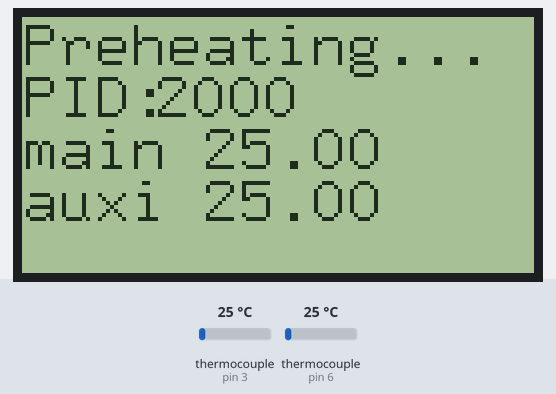
The sketch below on a simulated Arduino Uno, built with avr-gcc and run on an emulated ATmega328P. Parts: 128×64 one-colour display. The test bench sets the inputs (shaded band); at power-on: thermocouple (sensors on pin 3, pin 6) 25 °C.

Above: at 1.7 s.
1.8 s: thermocouple (sensor on pin 3) set to 146 °C
At 3.0 s:
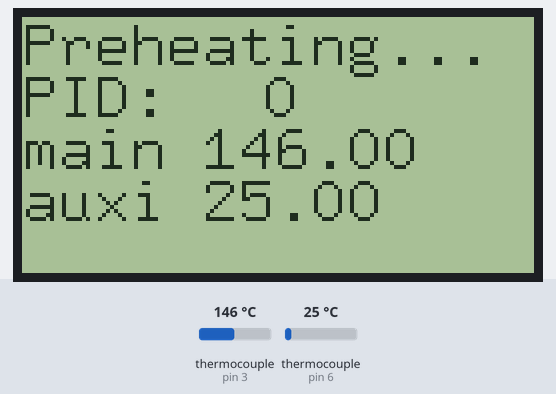
5.8 s: thermocouple (sensor on pin 3) set to 153 °C
At 7.4 s:
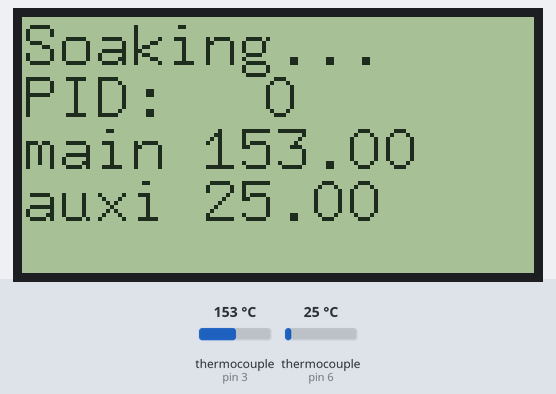
9.4 s: thermocouple (sensor on pin 6) set to 6 °C
At 11.7 s:
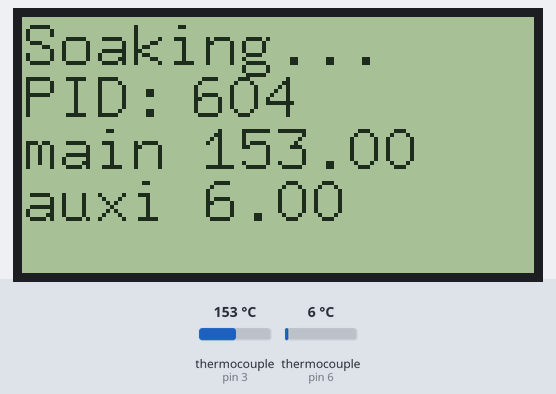
12.0 s: thermocouple (sensor on pin 6) set to 75 °C
At 14.3 s:
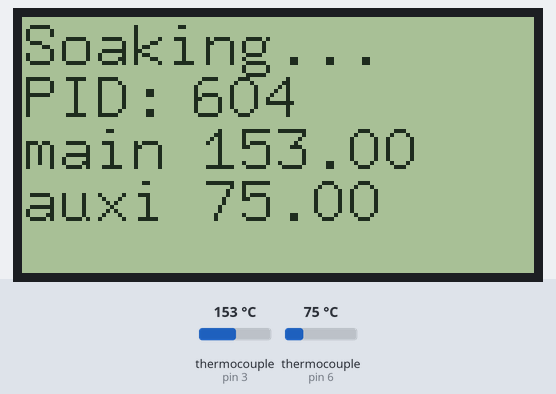
14.7 s: thermocouple (sensor on pin 3) set to 6 °C
At 17.5 s:
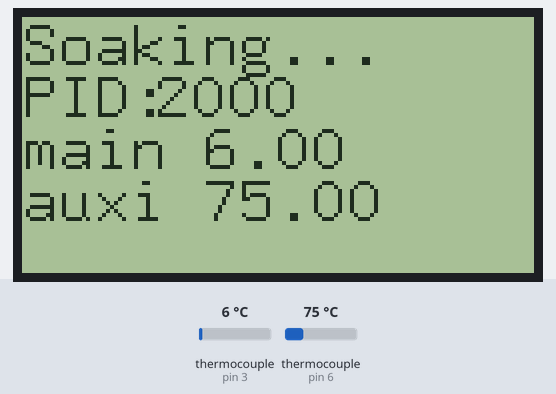
18.1 s: thermocouple (sensor on pin 6) set to 150 °C
At 20.5 s:
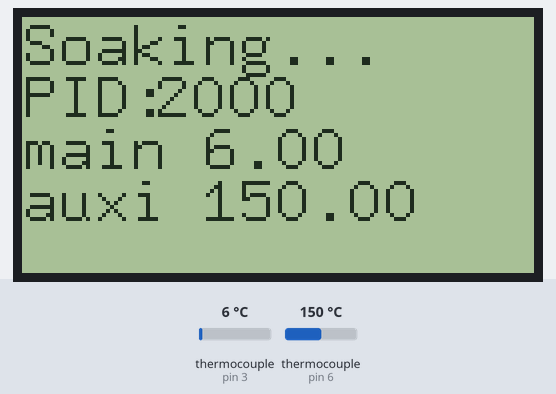
Timing chart, 0 to 22.0 s (numbered marks = the images above; inputs shaded):
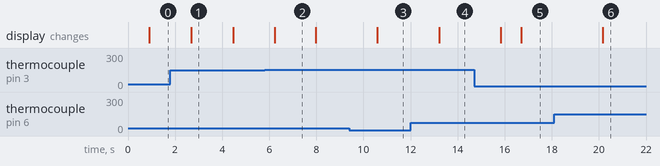

Measured:
- the behaviour switches between 149 and 150 °C on thermocouple (sensor on pin 3) (found by bisection; images 1 and 2)
- after the input at 1.8 s, the display: changes after 0.89 s (image 1)
- after the input at 5.8 s, the display: changes after 0.43 s (image 2)
- after the input at 9.4 s, the display: changes after 1.2 s (image 3)
- after the input at 12.0 s, the display: changes after 1.2 s (image 4)
- after the input at 14.7 s, the display: first changes after 1.1 s (image 5 shows a later state)
- after the input at 18.1 s, the display: changes after 2.1 s (image 6)

The sketch:

ReflowOvenController.ino
```cpp
#include <U8glib.h>

/*******************************************************************************
* Title: Reflow Oven Controller
* Version: 0.01
* Date: 2012/06/27
* Author: Yong GE
*
* Brief
* =====
* This is an example firmware for our Arduino compatible reflow oven controller.
* The reflow curve used in this firmware is meant for lead-free profile
* (it's even easier for leaded process!). You'll need to use the MAX6675
* library for Arduino if you are having a shield of v1.60 & above which can be
* downloaded from our GitHub repository. Please check our wiki
* (www.rocketscream.com/wiki) for more information on using this piece of code
* together with the reflow oven controller shield.
*
* Temperature (Degree Celcius)                 Magic Happens Here!
* 245-|                                               x  x
*     |                                            x        x
*     |                                         x              x
*     |                                      x                    x
* 200-|                                   x                          x
*     |                              x    |                          |   x
*     |                         x         |                          |       x
*     |                    x              |                          |
* 150-|               x                   |                          |
*     |             x |                   |                          |
*     |           x   |                   |                          |
*     |         x     |                   |                          |
*     |       x       |                   |                          |
*     |     x         |                   |                          |
*     |   x           |                   |                          |
* 30 -| x             |                   |                          |
*     |<  60 - 90 s  >|<    90 - 120 s   >|<       90 - 120 s       >|
*     | Preheat Stage |   Soaking Stage   |       Reflow Stage       | Cool
*  0  |_ _ _ _ _ _ _ _|_ _ _ _ _ _ _ _ _ _|_ _ _ _ _ _ _ _ _ _ _ _ _ _ _ _ _ _
*                                                                Time (Seconds)
*
* This firmware owed very much on the works of other talented individuals as
* follows:
* ==========================================
* Brett Beauregard (www.brettbeauregard.com)
* ==========================================
* Author of Arduino PID library. On top of providing industry standard PID
* implementation, he gave a lot of help in making this reflow oven controller
* possible using his awesome library.
*
* ==========================================
* Limor Fried of Adafruit (www.adafruit.com)
* ==========================================
* Author of Arduino MAX6675 library. Adafruit has been the source of tonnes of
* tutorials, examples, and libraries for everyone to learn.
*
* Disclaimer
* ==========
* Dealing with high voltage is a very dangerous act! Please make sure you know
* what you are dealing with and have proper knowledge before hand. Your use of
* any information or materials on this reflow oven controller is entirely at
* your own risk, for which we shall not be liable.
*
* Licences
* ========
* This reflow oven controller hardware and firmware are released under the
* Creative Commons Share Alike v3.0 license
* http://creativecommons.org/licenses/by-sa/3.0/
* You are free to take this piece of code, use it and modify it.
* All we ask is attribution including the supporting libraries used in this
* firmware.
*
* Required Libraries
* ==================
* - Arduino PID Library:
*   >> https://github.com/br3ttb/Arduino-PID-Library
* - MAX31855 Library (for board v1.60 & above):
*   >> https://github.com/rocketscream/MAX31855
* - MAX6675 Library (for board v1.50 & below):
*   >> https://github.com/adafruit/MAX6675-library
*
* Revision  Description
* ========  ===========
* 1.10      Arduino IDE 1.0 compatible.
* 1.00      Initial public release.
******************************************************************************/


/*
 # This sample codes is for testing the LCD12864 shield.
 # Editor : Mickey
 # Date   : 2013.11.27
 # Ver    : 0.1
 # Product: LCD12864 shield
 # SKU    : DFR0287
 # http://wiki.dfrobot.com.cn/index.php/(SKU:DFR0287)LCD12864_shield_%E5%85%BC%E5%AE%B9Arduino
*/


// Universal graphic lib
#include "U8glib.h"
// MAX6675 lib
#include "max6675.h"
// Brett Beauregard's PID lib
#include "PID_v1.h"

// IMPORTANT NOTE: The complete list of supported devices is here: http://code.google.com/p/u8glib/wiki/device
// C12864 SPI Com: SCK = 13, MOSI = 11, CS = 10, A0 = 9, RST = 8
#define C12864SCK   13
#define C12864MOSI  11
#define C12864CS    10
#define C12864A0     9
#define C12864RST    8

// setup u8g object, please remove comment from one of the following constructor calls
U8GLIB_NHD_C12864 u8g(C12864SCK, C12864MOSI, C12864CS, C12864A0, C12864RST);

// Max6675 module: DO = 4, CS = 5, CLK = 6 of Arduino UNO
// Other pins are capable to run this library, as long as digitalRead works on DO,
// and digitalWrite works on CS and CLK

// First thermo
#define thermo1DO    2
#define thermo1CS    3
#define thermo1CLK   4
// Second thermo
#define thermo2DO    5
#define thermo2CS    6
#define thermo2CLK   12

// ***** TYPE DEFINITIONS *****
typedef enum REFLOW_STATE
{
  REFLOW_STATE_IDLE,
  REFLOW_STATE_PREHEAT,
  REFLOW_STATE_SOAK,
  REFLOW_STATE_REFLOW,
  REFLOW_STATE_COOL,
  REFLOW_STATE_COMPLETE,
  REFLOW_STATE_TOO_HOT,
  REFLOW_STATE_ERROR
} reflowState_t;

// ***** CONSTANTS *****
#define TEMPERATURE_ROOM        50
#define TEMPERATURE_SOAK_MIN   150
#define TEMPERATURE_SOAK_MAX   200
#define TEMPERATURE_REFLOW_MAX 250
#define TEMPERATURE_COOL_MIN   100
#define SENSOR_SAMPLING_TIME  1000
#define SOAK_TEMPERATURE_STEP    5
#define SOAK_MICRO_PERIOD     9000

// ***** PRE-HEAT STAGE *****
#define PID_KP_PREHEAT         100
#define PID_KI_PREHEAT       0.025
#define PID_KD_PREHEAT          20

// ***** SOAKING STAGE *****
#define PID_KP_SOAK            300
#define PID_KI_SOAK           0.05
#define PID_KD_SOAK            250

// ***** REFLOW STAGE *****
#define PID_KP_REFLOW          300
#define PID_KI_REFLOW         0.05
#define PID_KD_REFLOW          350
#define PID_SAMPLE_TIME       1000

// ***** PID window *****
#define PID_WINDOW_SIZE       2000

MAX6675 mainThermoCouple(thermo1CLK, thermo1CS, thermo1DO);
MAX6675 auxiThermoCouple(thermo2CLK, thermo2CS, thermo2DO);

uint8_t    fontHeight  = 0;
u8g_uint_t screenWidth = 0;

// ***** PID CONTROL VARIABLES *****
double mainSetpoint, mainInput, mainOutput;
double auxiSetpoint, auxiInput, auxiOutput;

double kp = PID_KP_PREHEAT;
double ki = PID_KI_PREHEAT;
double kd = PID_KD_PREHEAT;

unsigned long pidNextCheck;
unsigned long pidNextRead;
unsigned long windowStartTime;
unsigned long timerSoak;

// Reflow oven controller state machine state variable
reflowState_t reflowState;

// Specify PID control interface
PID mainOvenPID(&mainInput, &mainOutput, &mainSetpoint, kp, ki, kd, DIRECT);
PID auxiOvenPID(&auxiInput, &auxiOutput, &auxiSetpoint, kp, ki, kd, DIRECT);

char strThermoCelsius[8];
char strPidOutputBuf[16];
const char *strThermo1Text = "main ";
const char *strThermo2Text = "auxi ";

void setup() {

  // rotate screen, if required
  u8g.setRot180();
  // 4x6 5x7 5x8 6x10 6x12 6x13
  u8g.setFont(u8g_font_9x15);
  // set upper left position for the string draw procedure
  u8g.setFontPosTop();

  fontHeight  = u8g.getFontAscent() - u8g.getFontDescent();
  screenWidth = u8g.getWidth();

  // Initialize time keeping variable
  pidNextCheck = millis();
  // Initialize thermocouple reading variable
  pidNextRead  = millis();

  reflowState == REFLOW_STATE_IDLE;

  // wait for MAX chip to stabilize
  delay(500);

}


void loop() {

  // Current time
  unsigned long timeNow;

  // Time to read thermocouple?
  if (millis() > pidNextRead)
  {
    // Read thermocouple next sampling period
    pidNextRead += SENSOR_SAMPLING_TIME;
    // Read current temperature
    mainInput = mainThermoCouple.readCelsius();
    auxiInput = auxiThermoCouple.readCelsius();
  }

  if (millis() > pidNextCheck)
  {
    // Check input in the next seconds
    pidNextCheck += PID_SAMPLE_TIME;
//    if ( isnan(mainInput) || isnan(auxiInput) )
    if ( isnan(mainInput)  )
    {
      reflowState = REFLOW_STATE_ERROR;
      goto show_message;
    }
  }

  // Reflow oven controller state machine
  switch (reflowState)
  {
  case REFLOW_STATE_IDLE:
    // If oven temperature is still above room temperature
    if (mainInput >= TEMPERATURE_ROOM)
    {
      reflowState = REFLOW_STATE_TOO_HOT;
    }
    else
    {
      // Initialize PID control window starting time
      windowStartTime = millis();
      // Ramp up to minimum soaking temperature
      mainSetpoint = TEMPERATURE_SOAK_MIN;
      // Tell the PID to range between 0 and the full window size
      mainOvenPID.SetOutputLimits(0, PID_WINDOW_SIZE);
      mainOvenPID.SetSampleTime(PID_SAMPLE_TIME);
      // Turn the PID on
      mainOvenPID.SetMode(AUTOMATIC);
      // Proceed to preheat stage
      reflowState = REFLOW_STATE_PREHEAT;
    }
    break;

  case REFLOW_STATE_PREHEAT:
    // If minimum soak temperature is achieve
    if (mainInput >= TEMPERATURE_SOAK_MIN)
    {
      // Chop soaking period into smaller sub-period
      timerSoak = millis() + SOAK_MICRO_PERIOD;
      // Set less agressive PID parameters for soaking ramp
      mainOvenPID.SetTunings(PID_KP_SOAK, PID_KI_SOAK, PID_KD_SOAK);
      // Ramp up to first section of soaking temperature
      mainSetpoint = TEMPERATURE_SOAK_MIN + SOAK_TEMPERATURE_STEP;
      // Proceed to soaking state
      reflowState = REFLOW_STATE_SOAK;
    }
    break;

  case REFLOW_STATE_SOAK:
    // If micro soak temperature is achieved
    if (millis() > timerSoak)
    {
      timerSoak = millis() + SOAK_MICRO_PERIOD;
      // Increment micro setpoint
      mainSetpoint += SOAK_TEMPERATURE_STEP;
      if (mainSetpoint > TEMPERATURE_SOAK_MAX)
      {
        // Set agressive PID parameters for reflow ramp
        mainOvenPID.SetTunings(PID_KP_REFLOW, PID_KI_REFLOW, PID_KD_REFLOW);
        // Ramp up to first section of soaking temperature
        mainSetpoint = TEMPERATURE_REFLOW_MAX;
        // Proceed to reflowing state
        reflowState = REFLOW_STATE_REFLOW;
      }
    }
    break;

  case REFLOW_STATE_REFLOW:
    // We need to avoid hovering at peak temperature for too long
    // Crude method that works like a charm and safe for the components
    if (mainInput >= (TEMPERATURE_REFLOW_MAX - 5))
    {
      // Set PID parameters for cooling ramp
      mainOvenPID.SetTunings(PID_KP_REFLOW, PID_KI_REFLOW, PID_KD_REFLOW);
      // Ramp down to minimum cooling temperature
      mainSetpoint = TEMPERATURE_COOL_MIN;
      // Proceed to cooling state
      reflowState = REFLOW_STATE_COOL;
    }
    break;

  case REFLOW_STATE_COOL:
    // If minimum cool temperature is achieve
    if (mainInput <= TEMPERATURE_COOL_MIN)
      reflowState = REFLOW_STATE_COMPLETE;
    break;

  case REFLOW_STATE_COMPLETE:
      // Turn off buzzer and green LED
      {
        // do something here
      }
      // Reflow process ended
      reflowState = REFLOW_STATE_IDLE;
    break;

  case REFLOW_STATE_TOO_HOT:
    // If oven temperature drops below room temperature
    if (mainInput < TEMPERATURE_ROOM)
      reflowState = REFLOW_STATE_IDLE;
    break;

  case REFLOW_STATE_ERROR:
    // If thermocouple problem is still present
    if (isnan(mainInput) || isnan(auxiInput) )
    {
      // Wait until thermocouple wire is connected
      goto show_message;
    }
    else
      // Clear to perform reflow process
      reflowState = REFLOW_STATE_IDLE;
    break;
  }

  // PID computation and SSR control
  timeNow = millis();

  mainOvenPID.Compute();

  if((timeNow - windowStartTime) > PID_WINDOW_SIZE)
  {
    // Time to shift the Relay Window
    windowStartTime += PID_WINDOW_SIZE;
  }

  if(mainOutput > (timeNow - windowStartTime))
  {
//      digitalWrite(ssrPin, HIGH);
  }
  else
  {
//      digitalWrite(ssrPin, LOW);
  }

show_message:

  u8g.firstPage();
  do {
    dtostrf(mainInput, 4, 2, strThermoCelsius);
    u8g.drawStr(0, fontHeight*2+1, strThermo1Text); u8g.drawStr(u8g.getStrWidth(strThermo1Text), fontHeight*2+1, strThermoCelsius);
    dtostrf(auxiInput, 4, 2, strThermoCelsius);
    u8g.drawStr(0, fontHeight*3+1, strThermo2Text); u8g.drawStr(u8g.getStrWidth(strThermo2Text), fontHeight*3+1, strThermoCelsius);
    dtostrf(mainOutput, 4, 0, strPidOutputBuf);
    u8g.drawStr(0, fontHeight*1+1, "PID:"); u8g.drawStr(u8g.getStrWidth("PID:"), fontHeight*1+1, strPidOutputBuf);

    if ( reflowState == REFLOW_STATE_IDLE )
      u8g.drawStr(0, fontHeight*0+1, "Ready!");
    else if ( reflowState == REFLOW_STATE_TOO_HOT )
      u8g.drawStr(0, fontHeight*0+1, "Wait! hot!");
    else if ( reflowState == REFLOW_STATE_PREHEAT )
      u8g.drawStr(0, fontHeight*0+1, "Preheating...");
    else if ( reflowState == REFLOW_STATE_SOAK )
      u8g.drawStr(0, fontHeight*0+1, "Soaking...");
    else if ( reflowState == REFLOW_STATE_REFLOW )
      u8g.drawStr(0, fontHeight*0+1, "Reflowing ...");
    else if ( reflowState == REFLOW_STATE_COMPLETE )
      u8g.drawStr(0, fontHeight*0+1, "Completed !");
    else
      u8g.drawStr(0, fontHeight*0+1, "Error !");
  }
  while( u8g.nextPage() );

  delay(500);

}
```
